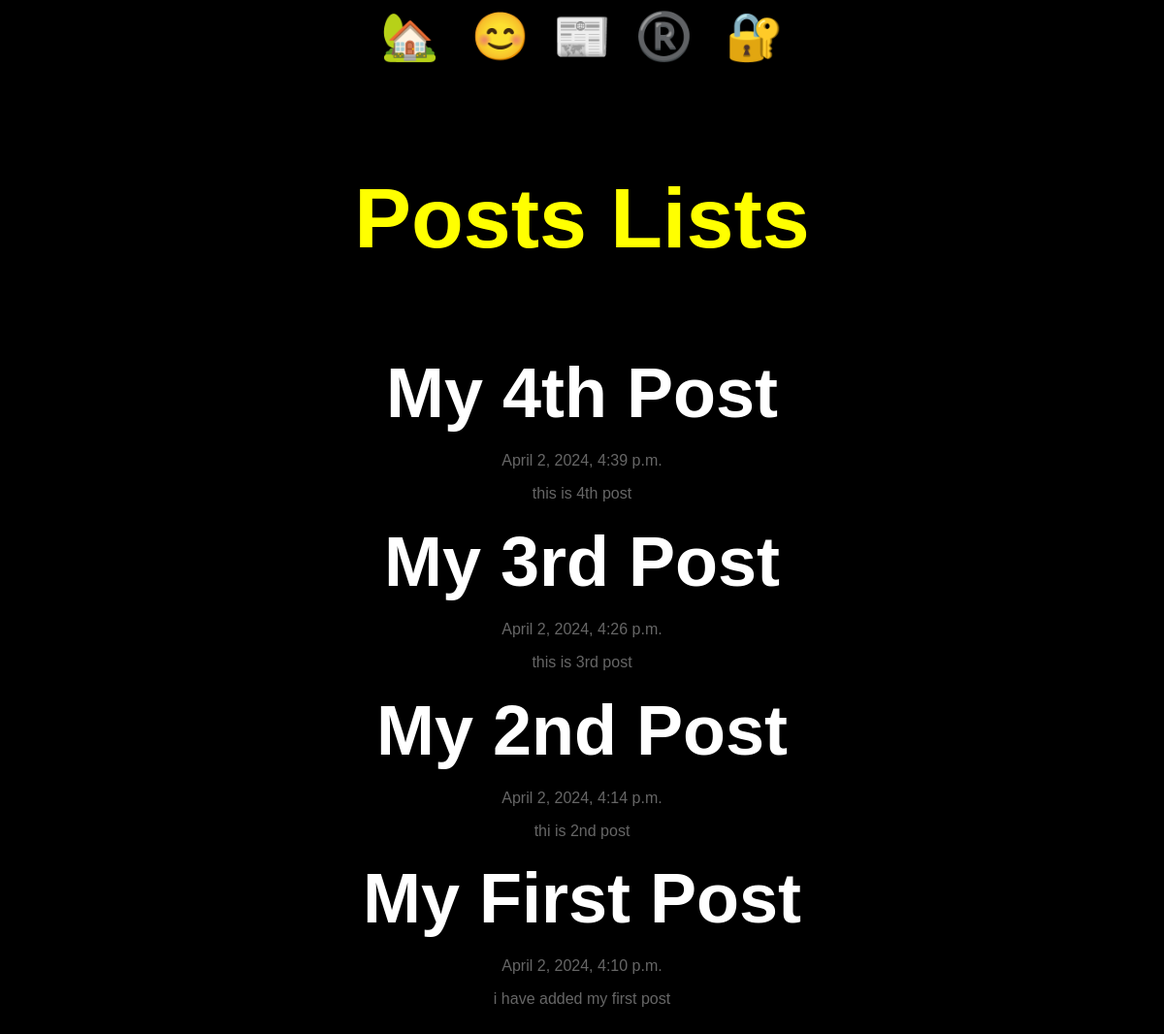
/posts/, run on the app's committed database.
### posts/models.py (models this page shows, shortened)
class Post(models.Model):
    title = models.CharField(max_length=75)
    body = models.TextField()
    slug = models.SlugField()
    date = models.DateTimeField(auto_now_add=True)
    banner=models.ImageField(default='fallback.png',blank=True)

### posts/views.py (the view)
# urls.py: path("", views.posts_list, name="list"),
def posts_list(request):
    posts = Post.objects.all().order_by("-date")
    return render(request, "posts/posts.html", {"posts": posts})

### posts/templates/posts/posts.html (shortened to what this page needs)
{% extends 'layout.html' %}
   {% block content %}
<section>
     <h1>Posts Lists</h1>
    {% for post in posts %}
    <article style="text-align:center">
       <h2>
    {% if post.slug %}
        <a href="{% url 'posts:page' slug=post.slug %}">
            {{ post.title }}
        </a>
    {% else %}
        {{ post.title }}
    {% endif %}
</h2>
        <p>{{post.date}}</p>
        <p>{{post.body}}</p>
    </article>
    {% endfor %}
</section>
  {% endblock %}

### templates/layout.html (shortened to what this page needs)
<!DOCTYPE html>
{% load static %}
<html lang="en">
<head>
  <link rel="stylesheet" href="{% static '/style.css' %}" />
</head>
<body>
  <nav>
    <a href="/">
      <span role="img" aria-label="Home">🏡</span>
    </a>
    <a href="/about">😊</a>
    <a href="{% url 'posts:list' %}">📰</a>
    {% if user.is_authenticated %}
    <a href="{% url 'posts:new-post' %}">
      <span role="img" aria-label="New Post" title="New Post">🆕</span>
    </a>
  </nav>
  <form action="{% url 'users:logout' %}" method='post' >
    {% csrf_token %}
    <button class="logout-btn" ariallabel="User Logout" title="User Logout" class="logout-btn">logout</button>
  </form>
  {% else %}
  <a href="{% url 'users:register' %}">
    <span role="img" aria-label="Regsiter" title="register">®️</span>
  </a>
  <a href="{% url 'users:login' %}">
    <span role="img" aria-label="Login" title="login">🔐</span>
  </a>
  {% endif %}
  <main>
    {% block content %}
    {% endblock %}
  </main>
</body>
</html>

### static/style.css (style rules this page uses)
body { font-family: Arial, sans-serif; background-color: #5b2f2f; margin: 0; padding: 0; }
nav { background-color: #000000; color: #fff; padding: 10px; text-align: center; }
nav a { color: #fff; text-decoration: none; margin: 0 10px; font-size: 3em; }
main { padding: 20px; }
h1 { color: yellow; text-align: center; font-size:5.5rem }
p { color: #666; text-align: center; }

### data on the page
Post: title "My 4th Post", date "April 2, 2024, 4:39 p.m.", body "this is 4th post"
Post: title "My 3rd Post", date "April 2, 2024, 4:26 p.m.", body "this is 3rd post"
Post: title "My 2nd Post", date "April 2, 2024, 4:14 p.m.", body "thi is 2nd post"
Post: title "My First Post", date "April 2, 2024, 4:10 p.m.", body "i have added my first post"
